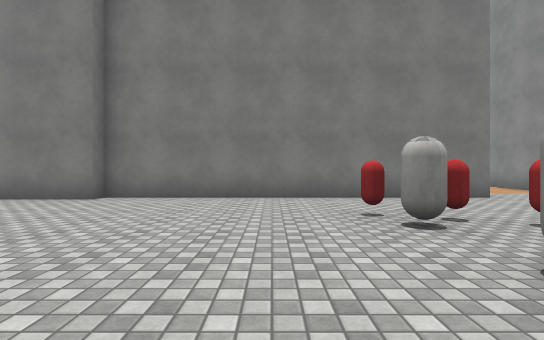
view 1 (above)

17 first-person views from a walk through a Unity game level. The camera is 1.2 m above the floor, looks level and sees 85° across. The floor is counted in squares, 2 m on a side. Each view is taken from the middle of a square. On the plan, view 1 faces up. The plan holds only what a view shows up to about 9 squares ahead; the rest is blank. The place goes on beyond the plan. The player character is not drawn. Surface patterns are stand-ins for the level's own textures.

view 2
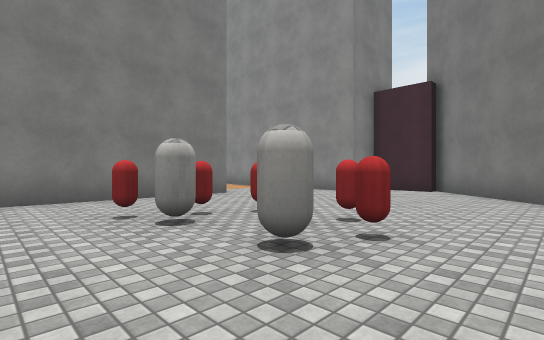

view 3
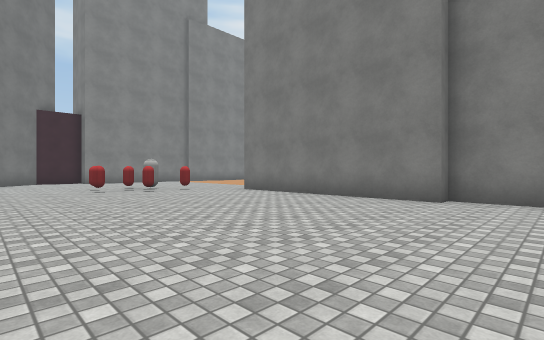

view 4
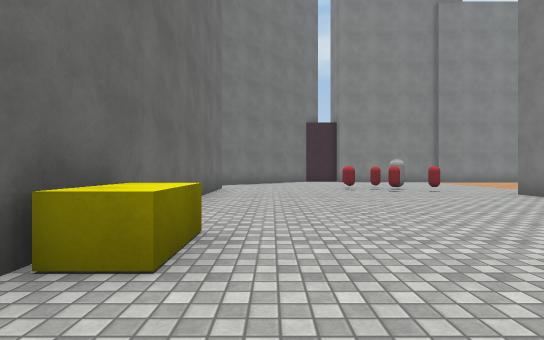

view 5
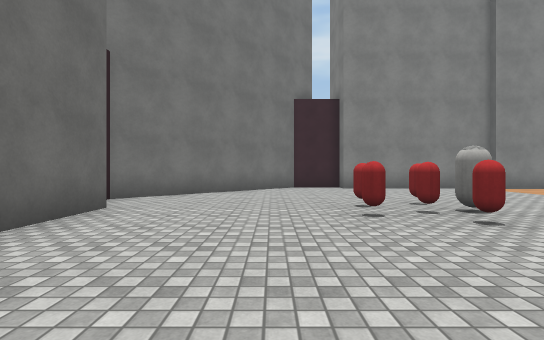

view 6
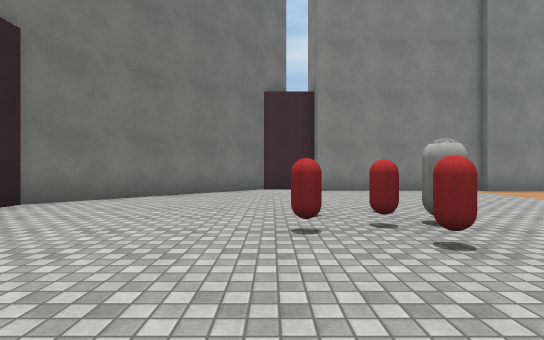

view 7
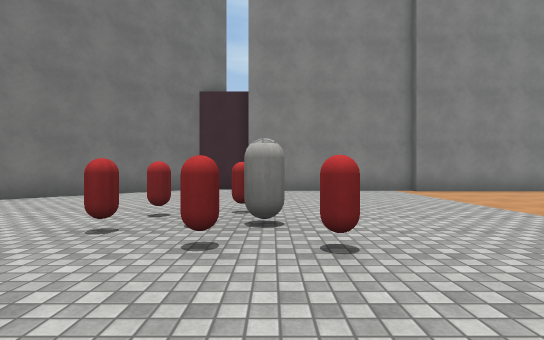

view 8
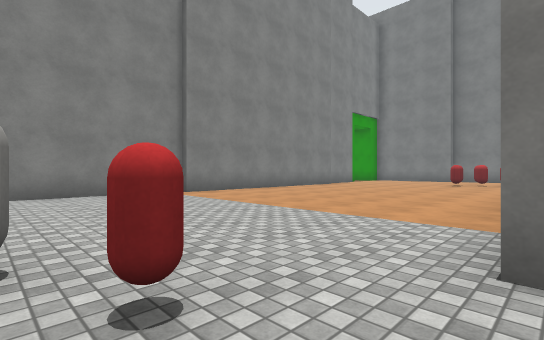

view 9
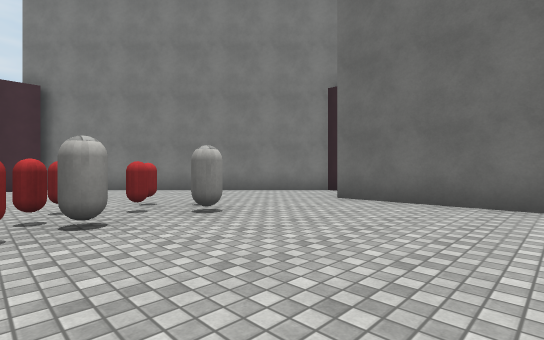

view 10
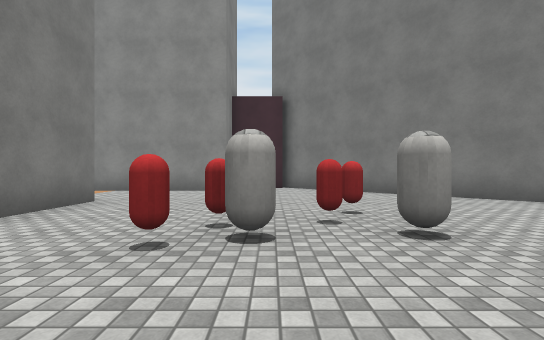

view 11
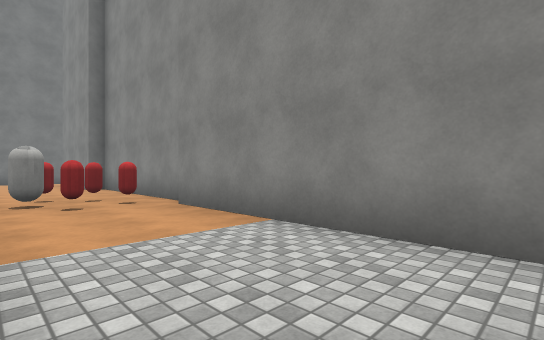

view 12
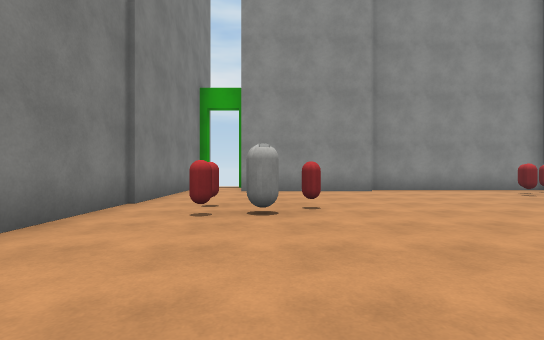

view 13
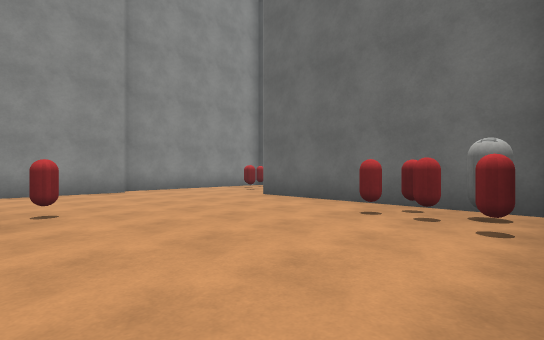

view 14
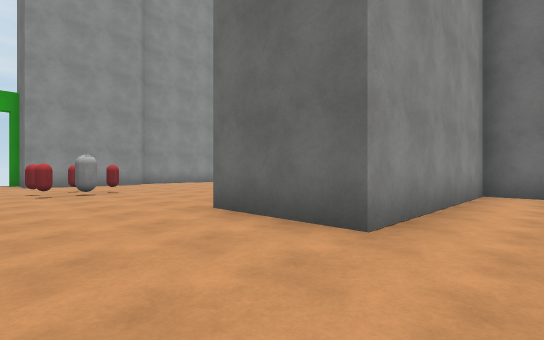

view 15
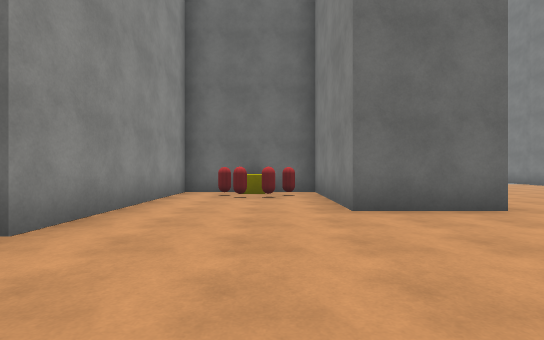

view 16
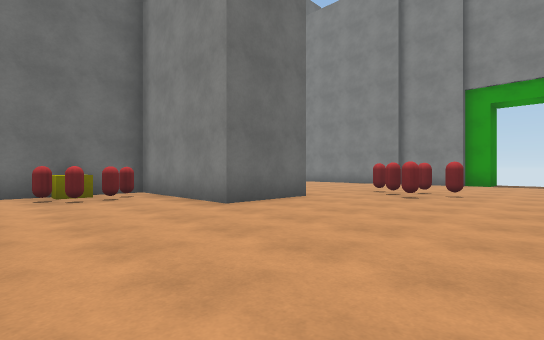

view 17
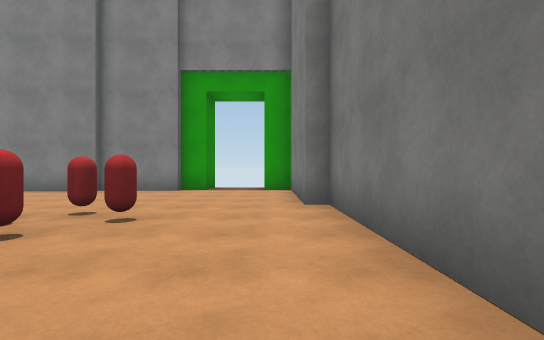

### Floor plan
Points are (right, up) in squares from view 1. A wall is a line through its corners. A room is listed if a view was taken in it or the views show most of it. See-through windows are left out.
Room 1 (views 1, 2, 3, 4, 5, 6, 7, 8, 9, 10, 11, 12, 13, 14, 15, 16, 17)
walls: (-0.9, 12.9) (4.4, 12.9); (-1.9, -1.5) (1.6, -1.5); (4.8, 6.4) (-3.7, 6.4) (-3.7, 6) (-9.4, 6); (7.6, 4.6) (7.6, 10); (3.1, -3.5) (9.2, 2.6); (7.8, 9.9) (7.8, 15.1); (-11.8, -1.5) (-3.6, -1.5); (-9.5, 15.7) (-7.2, 15.7) (-7.2, 11.9) (-3.6, 11.9) (-3.6, 17.3) (-1, 17.3); (8.8, 2.6) (8.8, 3.9); (-16.6, 8.1) (-16.6, 3.3); (7.4, 15.1) (7.4, 18.9); (-17, 1.6) (-13.1, -2.3) (-12.6, -2.3); (-9, 21) (-13.1, 21); (-16.4, 15.1) (-16.4, 8); (-16.6, 17.4) (-16.6, 15); (-13.1, 20.6) (-16.6, 20.6); (8, 20.6) (1.8, 20.6); (-16.9, 18.1) (-16.9, 17.2); (-16.9, 20.6) (-16.9, 19.8)
low walls: (-4.9, -0.7) (-3.7, -0.7) (-3.7, -1.5); (-5.8, 12.6) (-5.2, 12.6)
objects: red capsule (-12, 3); red capsule (-12, 4); red capsule (-12, 16); red capsule (-12, 17); red capsule (-12, 18); red capsule (-11, 2); red capsule (-11, 3); white capsule (-11, 4); red capsule (-11, 17); red capsule (-11, 18); red capsule (-10, 3); red capsule (-10, 5); red capsule (-6, 13); red capsule (-6, 14); red capsule (-5, 13); red capsule (-1, 15); white capsule (0, 14); red capsule (0, 15); red capsule (1, 4); red capsule (1, 14); white capsule (2, 1); red capsule (2, 2); white capsule (2, 3); red capsule (2, 4); red capsule (3, 1); red capsule (3, 2); red capsule (3, 3); white capsule (3, 18); red capsule (3, 19); red capsule (4, 17); red capsule (4, 19); other object (5, 18); red capsule (6, 10); white capsule (6, 11); red capsule (6, 12); red capsule (7, 11)

Positions as (right, up) in squares from view 1, and headings:
1: (0, 0), facing up
2: (0, 0), facing up-right
3: (-2, 0), facing up-left
4: (-2, 0), facing left
5: (-7, 1), facing left
6: (-8, 2), facing left
7: (-8, 4), facing left
8: (-9, 4), facing up-left
9: (-2, 4), facing down-right
10: (-1, 3), facing right
11: (5, 5), facing up-right
12: (-1, 18), facing right
13: (-1, 18), facing down-right
14: (-5, 20), facing down-right
15: (-6, 20), facing down
16: (-4, 20), facing down-left
17: (-8, 20), facing left
